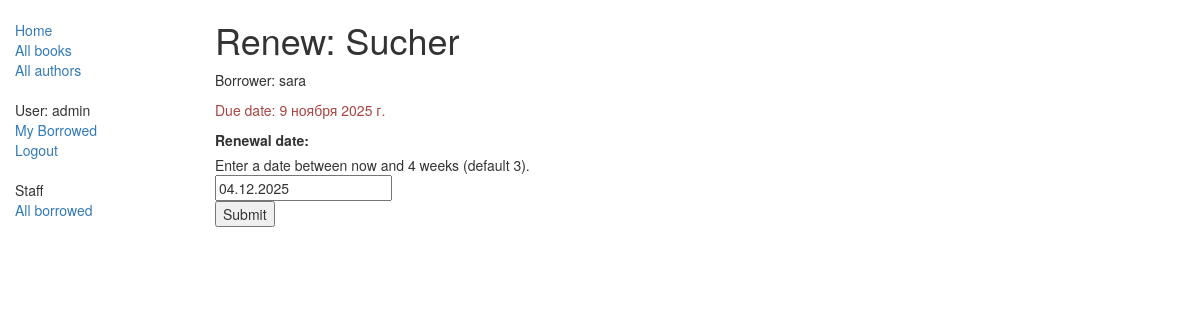
The app's page /catalog/book/7b45351d-de75-4261-b651-720435eaca45/renew/ (signed in), older data.
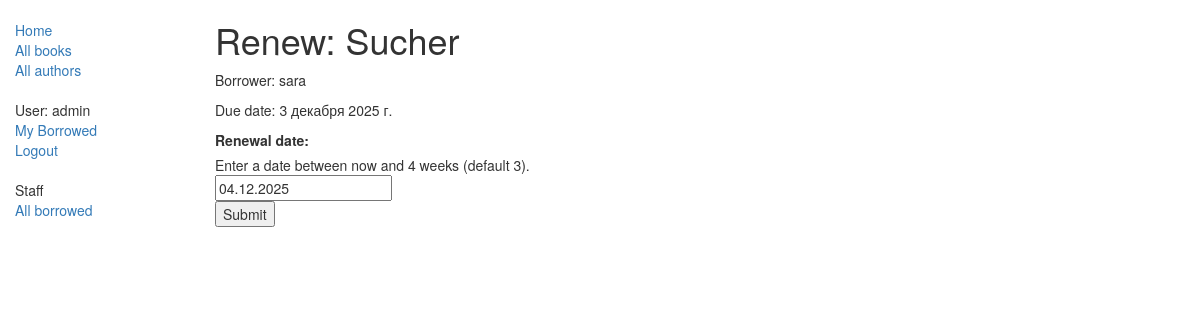
The same page, newer data.
### catalog/models.py (models this page shows, shortened)
class BookInstance(models.Model):
    id = models.UUIDField(primary_key=True, default=uuid.uuid4, help_text="ID отдельной книги уникален для всей библиотеки")
    book = models.ForeignKey('Book', on_delete=models.SET_NULL, null=True)
    imprint = models.CharField(max_length=200)
    due_back = models.DateField(null=True, blank=True)
    LOAN_STATUS = (
        ('m', 'Maintenance'),
        ('o', 'On loan'),
        ('a', 'Available'),
        ('r', 'Reserved'),
    )
    status = models.CharField(max_length=1, choices=LOAN_STATUS, blank=True, default='m', help_text='Доступность')
    borrower = models.ForeignKey(User, on_delete=models.SET_NULL, null=True, blank=True)
    class Meta:
        ordering = ["due_back"]
        permissions = (("can_mark_returned", "Set book as returned"),)
    @property
    def is_overdue(self):
        if self.due_back and date.today() > self.due_back:
            return True
        return False

class Book(models.Model):
    title = models.CharField(verbose_name='title', max_length=200)
    author = models.ForeignKey('Author', on_delete=models.SET_NULL, null=True)
    summary = models.TextField(max_length=1000, help_text="Введите краткое описание книги")
    ISBN = models.CharField('ISBN', max_length=13, help_text='13 символьное <a href="https://www.isbn-international.org/content/what-isbn">ISBN число</a>')
    genre = models.ManyToManyField(Genre, help_text="Выберете жанр книги")
    language = models.ForeignKey('Language', on_delete=models.SET_NULL, null=True)
    def display_genre(self):
        return ', '.join([ genre.name for genre in self.genre.all()[:3] ])
    display_genre.short_description = 'Genre'
    class Meta:
        permissions = (("can_add_book", "Can add a book"),("can_delete_book", "Can delete a book"),("can_update_book", "Can change a book"),)

### catalog/views.py (the view)
# urls.py: re_path(r'^book/(?P<pk>[-\w]+)/renew/$', views.renew_book_librarian, name='renew-book-librarian'),
@permission_required('catalog.can_mark_returned')
def renew_book_librarian(request, pk):
    book_inst = get_object_or_404(BookInstance, pk=pk)
    if request.method == 'POST':
        form = RenewBookForm(request.POST)
        if form.is_valid():
            book_inst.due_back = form.cleaned_data['renewal_date']
            book_inst.save()
            return HttpResponseRedirect(reverse('all-borrowed') )
    else:
        proposed_renewal_date = datetime.date.today() + datetime.timedelta(weeks=3)
        form = RenewBookForm(initial={'renewal_date': proposed_renewal_date,})
    return render(request, 'catalog/book_renew_librarian.html', {'form': form, 'bookinst':book_inst})

### catalog/forms.py (shortened to what this page needs)
class RenewBookForm(forms.Form):
    renewal_date = forms.DateField(help_text="Enter a date between now and 4 weeks (default 3).")

### catalog/templates/catalog/book_renew_librarian.html (shortened to what this page needs)
{% extends "layout/base_generic.html" %}
{% block content %}
    <h1>Renew: {{bookinst.book.title}}</h1>
    <p>Borrower: {{bookinst.borrower}}</p>
    <p{% if bookinst.is_overdue %} class="text-danger"{% endif %}>Due date: {{bookinst.due_back}}</p>
    <form action="" method="post">
        <table>
        {{ form }}
        </table>
        <input type="submit" value="Submit" />
    </form>
{% endblock %}

Row changes from the older to the newer data that the page shows:
changed BookInstance "Sucher": due_back "9 ноября 2025 г." → "3 декабря 2025 г."
